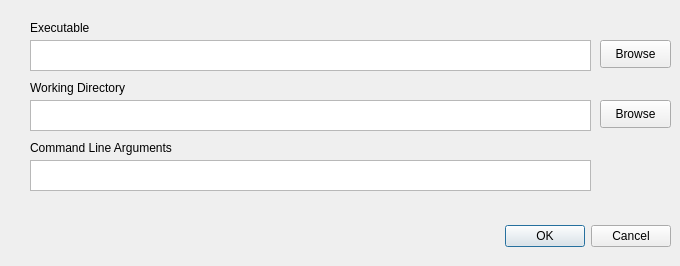
<?xml version="1.0" encoding="UTF-8"?>
<ui version="4.0">
 <class>LaunchDialog</class>
 <widget class="QDialog" name="LaunchDialog">
  <property name="geometry">
   <rect>
    <x>0</x>
    <y>0</y>
    <width>680</width>
    <height>266</height>
   </rect>
  </property>
  <property name="windowTitle">
   <string>Dialog</string>
  </property>
  <widget class="QDialogButtonBox" name="buttonBox">
   <property name="geometry">
    <rect>
     <x>330</x>
     <y>220</y>
     <width>341</width>
     <height>32</height>
    </rect>
   </property>
   <property name="orientation">
    <enum>Qt::Horizontal</enum>
   </property>
   <property name="standardButtons">
    <set>QDialogButtonBox::Cancel|QDialogButtonBox::Ok</set>
   </property>
  </widget>
  <widget class="QLabel" name="label">
   <property name="geometry">
    <rect>
     <x>30</x>
     <y>20</y>
     <width>151</width>
     <height>16</height>
    </rect>
   </property>
   <property name="text">
    <string>Executable</string>
   </property>
  </widget>
  <widget class="QPlainTextEdit" name="EditExe">
   <property name="geometry">
    <rect>
     <x>30</x>
     <y>40</y>
     <width>561</width>
     <height>31</height>
    </rect>
   </property>
   <property name="readOnly">
    <bool>false</bool>
   </property>
  </widget>
  <widget class="QPushButton" name="BrowseExe">
   <property name="geometry">
    <rect>
     <x>600</x>
     <y>40</y>
     <width>71</width>
     <height>28</height>
    </rect>
   </property>
   <property name="text">
    <string>Browse</string>
   </property>
  </widget>
  <widget class="QLabel" name="label_2">
   <property name="geometry">
    <rect>
     <x>30</x>
     <y>80</y>
     <width>151</width>
     <height>16</height>
    </rect>
   </property>
   <property name="text">
    <string>Working Directory</string>
   </property>
  </widget>
  <widget class="QPlainTextEdit" name="EditDir">
   <property name="geometry">
    <rect>
     <x>30</x>
     <y>100</y>
     <width>561</width>
     <height>31</height>
    </rect>
   </property>
   <property name="readOnly">
    <bool>false</bool>
   </property>
  </widget>
  <widget class="QPushButton" name="BrowseDir">
   <property name="geometry">
    <rect>
     <x>600</x>
     <y>100</y>
     <width>71</width>
     <height>28</height>
    </rect>
   </property>
   <property name="text">
    <string>Browse</string>
   </property>
  </widget>
  <widget class="QPlainTextEdit" name="EditArgs">
   <property name="geometry">
    <rect>
     <x>30</x>
     <y>160</y>
     <width>561</width>
     <height>31</height>
    </rect>
   </property>
   <property name="readOnly">
    <bool>false</bool>
   </property>
  </widget>
  <widget class="QLabel" name="label_3">
   <property name="geometry">
    <rect>
     <x>30</x>
     <y>140</y>
     <width>201</width>
     <height>16</height>
    </rect>
   </property>
   <property name="text">
    <string>Command Line Arguments</string>
   </property>
  </widget>
 </widget>
 <resources/>
 <connections>
  <connection>
   <sender>buttonBox</sender>
   <signal>accepted()</signal>
   <receiver>LaunchDialog</receiver>
   <slot>accept()</slot>
   <hints>
    <hint type="sourcelabel">
     <x>248</x>
     <y>254</y>
    </hint>
    <hint type="destinationlabel">
     <x>157</x>
     <y>274</y>
    </hint>
   </hints>
  </connection>
  <connection>
   <sender>buttonBox</sender>
   <signal>rejected()</signal>
   <receiver>LaunchDialog</receiver>
   <slot>reject()</slot>
   <hints>
    <hint type="sourcelabel">
     <x>316</x>
     <y>260</y>
    </hint>
    <hint type="destinationlabel">
     <x>286</x>
     <y>274</y>
    </hint>
   </hints>
  </connection>
 </connections>
</ui>
